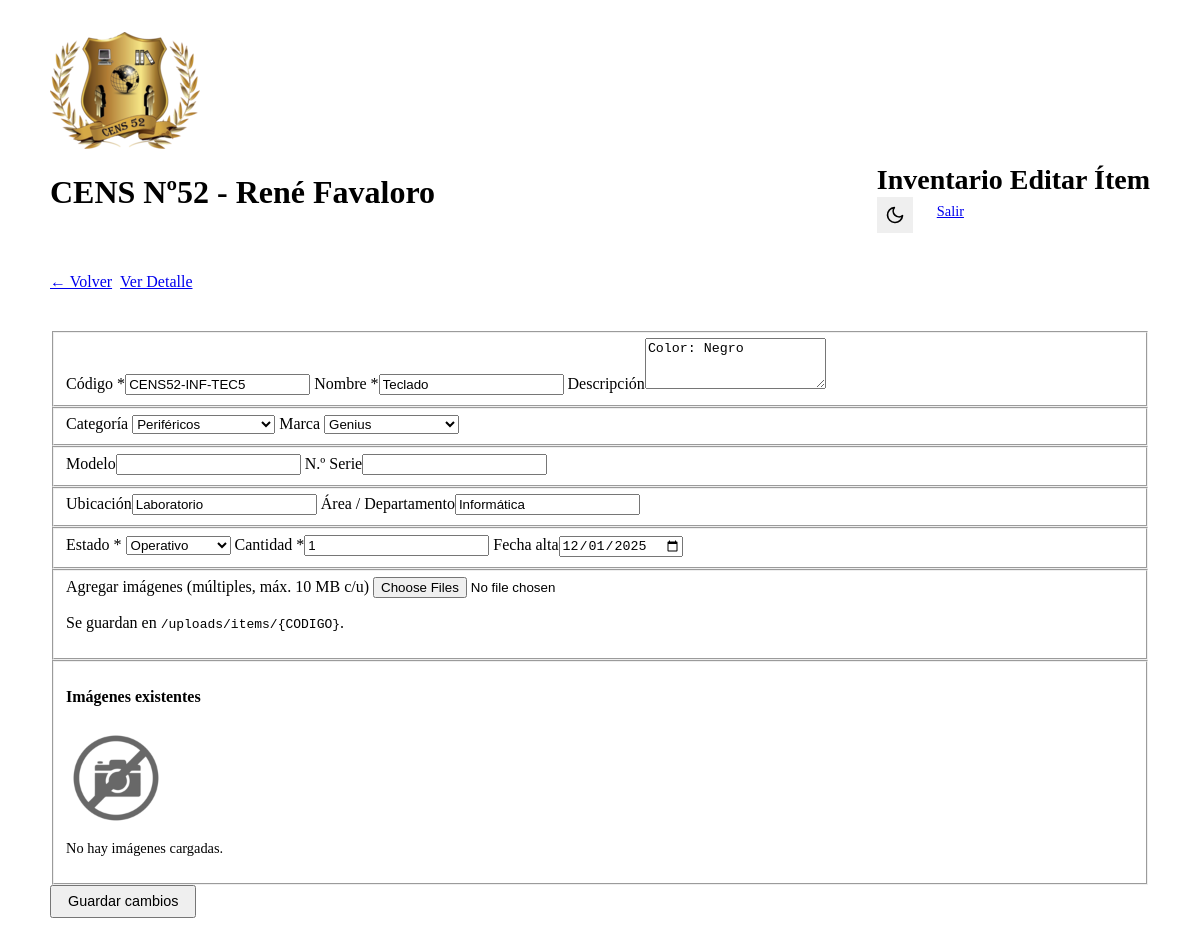
Page /editar.php?id=73 (signed in) on the committed database.
### tables this page shows
CREATE TABLE IF NOT EXISTS items (
  id                BIGINT UNSIGNED NOT NULL AUTO_INCREMENT,

   
  nombre            VARCHAR(160) NOT NULL,
  codigo            VARCHAR(64)  NOT NULL,
  marca_id          BIGINT UNSIGNED NULL,     
  modelo            VARCHAR(120) NULL,
  nro_serie         VARCHAR(160) NULL,
  cantidad          INT UNSIGNED NOT NULL DEFAULT 1,
  estado            VARCHAR(64)  NOT NULL DEFAULT 'operativo',  
  area_departamento VARCHAR(160) NULL,        
  fecha_alta        DATE         NULL,
  ubicacion         VARCHAR(160) NULL,
  descripcion       TEXT         NULL,
  categoria_id      BIGINT UNSIGNED NULL,     

   
  created_at        TIMESTAMP    NOT NULL DEFAULT CURRENT_TIMESTAMP,
  updated_at        TIMESTAMP    NOT NULL DEFAULT CURRENT_TIMESTAMP ON UPDATE CURRENT_TIMESTAMP,
  deleted_at        TIMESTAMP    NULL DEFAULT NULL,  

  CONSTRAINT pk_items PRIMARY KEY (id),
  CONSTRAINT fk_items_categoria FOREIGN KEY (categoria_id) REFERENCES categorias(id) ON UPDATE CASCADE ON DELETE SET NULL,
  CONSTRAINT fk_items_marca FOREIGN KEY (marca_id) REFERENCES marcas(id) ON UPDATE CASCADE ON DELETE SET NULL
);

CREATE TABLE IF NOT EXISTS categorias (
  id            BIGINT UNSIGNED NOT NULL AUTO_INCREMENT,
  nombre        VARCHAR(120)    NOT NULL,
  slug          VARCHAR(140)    GENERATED ALWAYS AS (LOWER(REPLACE(REPLACE(REPLACE(nombre, ' ', '-'), '_', '-'), '--','-'))) STORED,
  descripcion   VARCHAR(500)    NULL,
  parent_id     BIGINT UNSIGNED NULL,
  created_at    TIMESTAMP       NOT NULL DEFAULT CURRENT_TIMESTAMP,
  updated_at    TIMESTAMP       NOT NULL DEFAULT CURRENT_TIMESTAMP ON UPDATE CURRENT_TIMESTAMP,
  CONSTRAINT pk_categorias PRIMARY KEY (id),
  CONSTRAINT uq_categorias_nombre UNIQUE (nombre),
  CONSTRAINT fk_categorias_parent FOREIGN KEY (parent_id) REFERENCES categorias(id) ON UPDATE CASCADE ON DELETE SET NULL
);

CREATE TABLE IF NOT EXISTS marcas (
  id            BIGINT UNSIGNED NOT NULL AUTO_INCREMENT,
  nombre        VARCHAR(120)    NOT NULL,
  created_at    TIMESTAMP       NOT NULL DEFAULT CURRENT_TIMESTAMP,
  updated_at    TIMESTAMP       NOT NULL DEFAULT CURRENT_TIMESTAMP ON UPDATE CURRENT_TIMESTAMP,
  CONSTRAINT pk_marcas PRIMARY KEY (id),
  CONSTRAINT uq_marcas_nombre UNIQUE (nombre)
);

### public/editar.php (the view, shortened to what this page needs)
<?php
require __DIR__ . '/../app/bootstrap.php';
function h(?string $v): string
{
    return htmlspecialchars((string) $v, ENT_QUOTES, 'UTF-8');
}
$id = isset($_GET['id']) ? (int) $_GET['id'] : 0;
$categorias = $pdo->query("SELECT id, nombre FROM categorias ORDER BY nombre")->fetchAll();
$marcas = $pdo->query("SELECT id, nombre FROM marcas ORDER BY nombre")->fetchAll();
$stmt = $pdo->prepare("SELECT * FROM items WHERE id = :id AND deleted_at IS NULL");
$stmt->execute([':id' => $id]);
$item = $stmt->fetch();
$imgsStmt = $pdo->prepare("SELECT id, ruta, posicion FROM imagenes WHERE item_id = :id ORDER BY posicion ASC, id ASC");
$imgsStmt->execute([':id' => $id]);
$imagenes = $imgsStmt->fetchAll();
?>
<!doctype html>
<html lang="es">
<head>
    <link rel="stylesheet" href="https://cdn.jsdelivr.net/npm/@picocss/pico@2/css/pico.min.css">
    <link rel="stylesheet" href="/assets/ui.css">
</head>
<body>
    <main class="app-container">
        <?php require __DIR__ . '/../app/header.php'; ?>
        <header class="page-header">
            <div class="header-actions">
                <a href="index.php">← Volver</a>
                <a href="ver.php?id=<?= (int) $id ?>">Ver Detalle</a>
            </div>
        </header>
        <form method="post" enctype="multipart/form-data">
            <fieldset>
                <label>Código *<input name="codigo" required maxlength="60" value="<?= h($item['codigo']) ?>"></label>
                <label>Nombre *<input name="nombre" required maxlength="200" value="<?= h($item['nombre']) ?>"></label>
                <label>Descripción<textarea name="descripcion" rows="3"><?= h($item['descripcion'] ?? '') ?></textarea></label>
            </fieldset>
            <fieldset class="grid">
                <label>Categoría
                    <select name="categoria_id" id="select-categoria" onchange="verificarCategoria(this)">
                        <optgroup label="Categorías existentes">
                            <?php foreach ($categorias as $c): ?>
                                <option value="<?= (int) $c['id'] ?>" <?= ((int) ($item['categoria_id'] ?? 0) === (int) $c['id']) ? 'selected' : '' ?>>
                                    <?= h($c['nombre']) ?>
                                </option>
                            <?php endforeach; ?>
                        </optgroup>
                    </select>
                </label>
                <label>Marca
                  <select name="marca_id" id="select-marca" onchange="verificarMarca(this)">
                    <optgroup label="Marcas existentes">
                      <?php foreach ($marcas as $m): ?>
                        <option value="<?= (int)$m['id'] ?>" <?= ((int)($item['marca_id']??0) === (int)$m['id']) ? 'selected' : '' ?>>
                          <?= h($m['nombre']) ?>
                        </option>
                      <?php endforeach; ?>
                    </optgroup>
                  </select>
                </label>
            </fieldset>
            <fieldset class="grid">
                <label>Modelo<input name="modelo" maxlength="120" value="<?= h($item['modelo'] ?? '') ?>"></label>
                <label>N.º Serie<input name="nro_serie" maxlength="160" value="<?= h($item['nro_serie'] ?? '') ?>"></label>
            </fieldset>
            <fieldset class="grid">
                <label>Ubicación<input name="ubicacion" maxlength="160" value="<?= h($item['ubicacion'] ?? '') ?>"></label>
                <label>Área / Departamento<input name="area_departamento" maxlength="160"
                        value="<?= h($item['area_departamento'] ?? '') ?>"></label>
            </fieldset>
            <fieldset class="grid">
                <label>Estado *
                    <select name="estado" required>
                        <?php $sel = $item['estado'] ?? 'operativo';
                        foreach (['operativo', 'en_reparacion', 'baja', 'stock'] as $v) {
                            echo '<option value="' . $v . '" ' . ($sel === $v ? 'selected' : '') . '>' . ucfirst(str_replace('_', ' ', $v)) . '</option>';
                        } ?>
                    </select>
                </label>
                <label>Cantidad *<input type="number" name="cantidad" min="1" step="1" required
                        value="<?= h((string) $item['cantidad']) ?>"></label>
                <label>Fecha alta<input type="date" name="fecha_alta" value="<?= h($item['fecha_alta'] ?? '') ?>"></label>
            </fieldset>
            <fieldset>
                <label>Agregar imágenes (múltiples, máx. 10 MB c/u)
                    <input type="file" name="imagenes[]" accept="image/*" multiple>
                </label>
                <p class="muted">Se guardan en <code>/uploads/items/{CODIGO}</code>.</p>
            </fieldset>
            <fieldset>
                <h4>Imágenes existentes</h4>
                <?php if (!$imagenes): ?>
                    <div style="margin-bottom: 1rem;">
                         <img src="/assets/no_image.png" alt="Sin imagen" style="width: 100px; height: 100px; object-fit: contain; border-radius: 6px; border: 1px solid var(--pico-muted-border-color);">
                         <p class="muted" style="font-size: 0.9em; margin-top: 0.5rem;">No hay imágenes cargadas.</p>
                    </div>
                <?php endif; ?>
            </fieldset>
            <button type="submit">Guardar cambios</button>
        </form>
    </main>
</body>
</html>

### public/assets/ui.css (style rules this page uses)
.app-container { max-width: 1100px; margin-inline: auto; padding-inline: clamp(0.5rem, 2vw, 1rem); padding-block: clamp(0.75rem, 2vw, 2rem); overflow-x: hidden; }
.page-header { display: flex; align-items: flex-end; justify-content: space-between; gap: 1rem; margin-bottom: 1.5rem; flex-wrap: wrap; border-bottom: 1px solid var(--pico-muted-border-color); padding-bottom: 1rem; }
.page-header .header-actions { display: flex; gap: 0.5rem; }
button, a[role="button"] { padding: 0.4rem 1rem; font-size: 0.9rem; }

### rows in the picture
items: codigo "CENS52-INF-TEC5", nombre "Teclado", descripcion "Color: Negro", categoria_id "Periféricos", marca_id "Genius", ubicacion "Laboratorio", area_departamento "Informática", estado "Operativo", cantidad "1", fecha_alta "12/01/2025"

### other values in the picture
$header_title "Editar Ítem"
